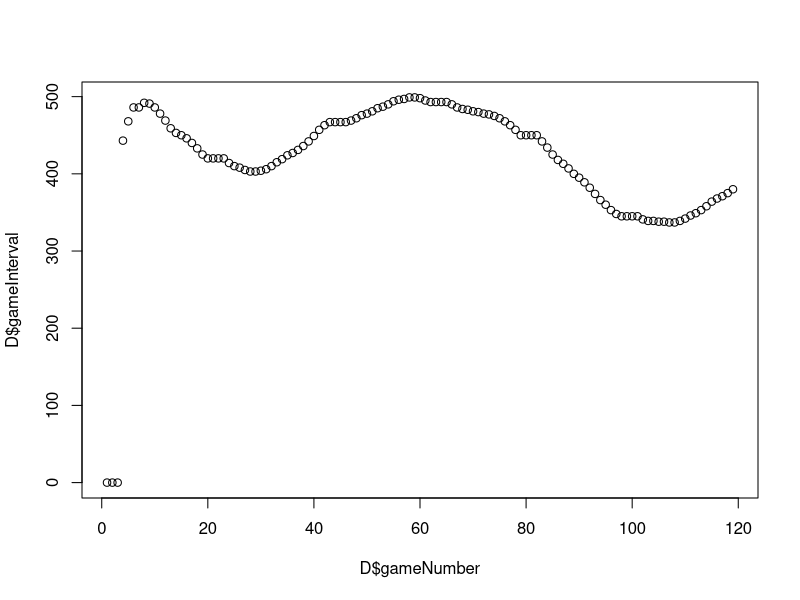
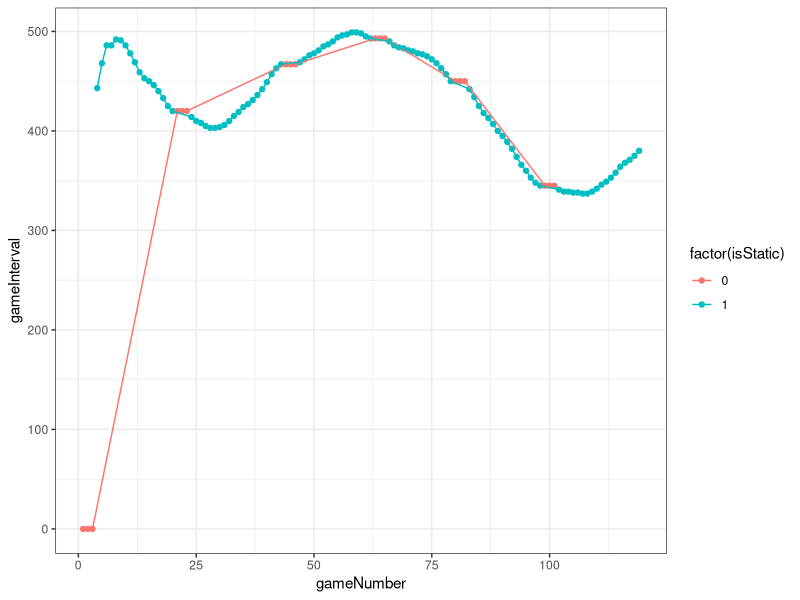
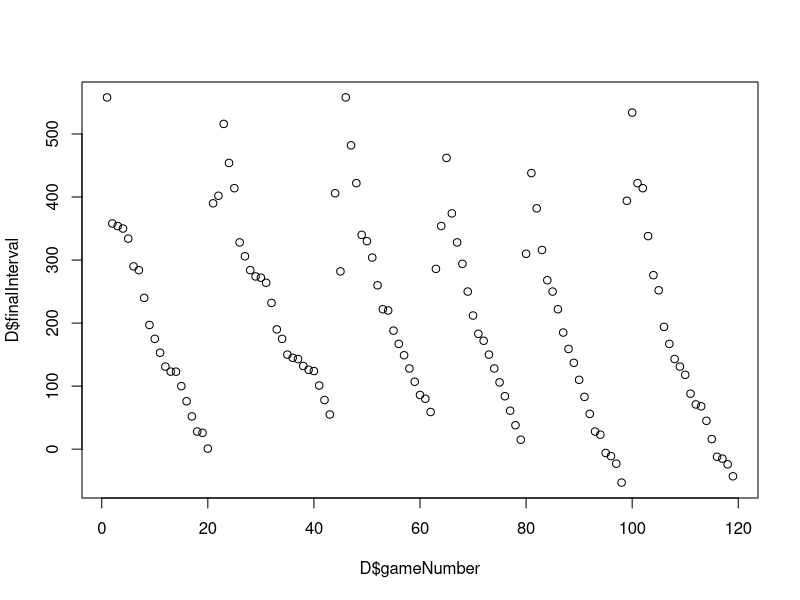
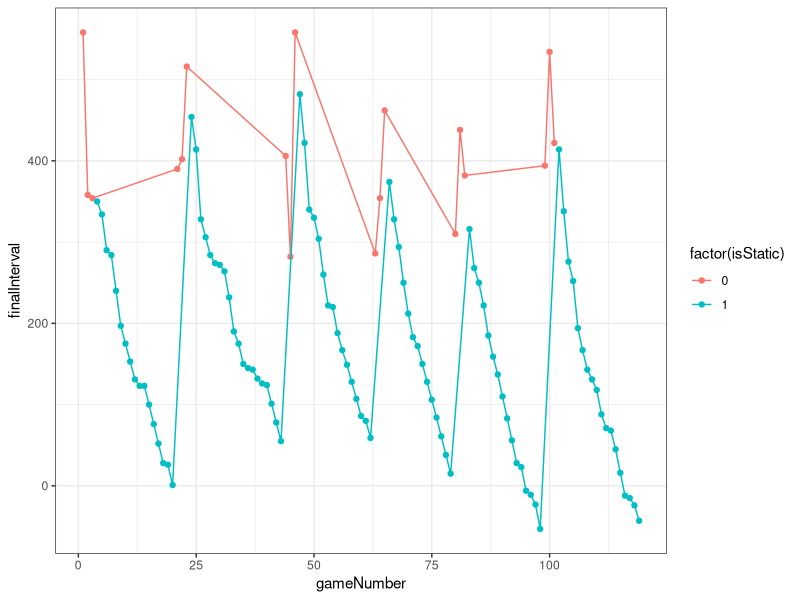
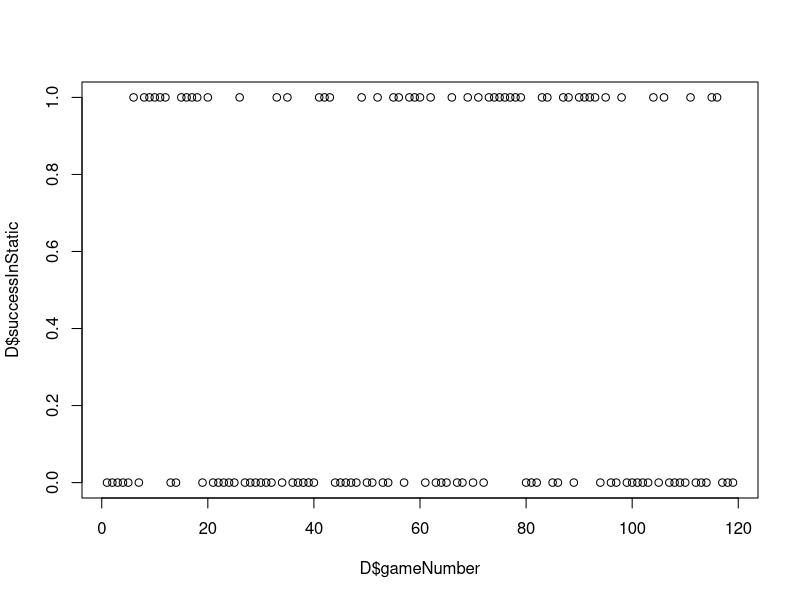
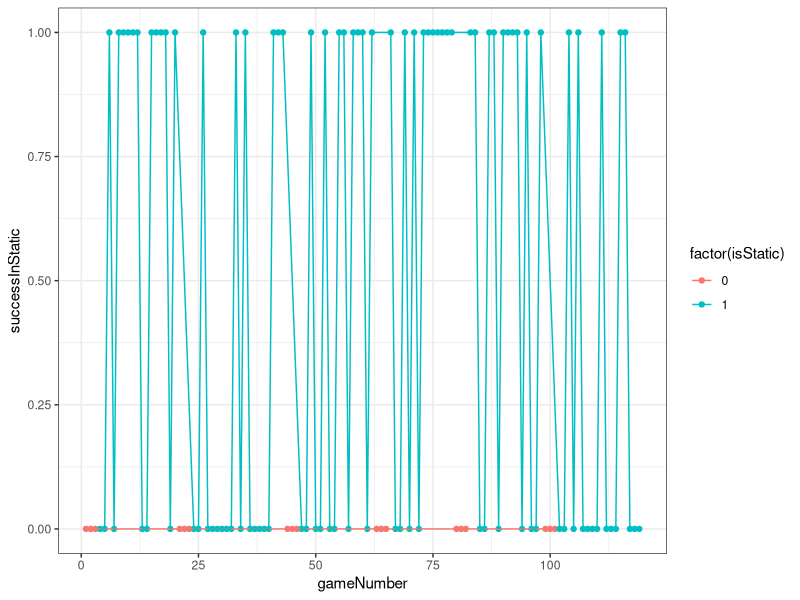
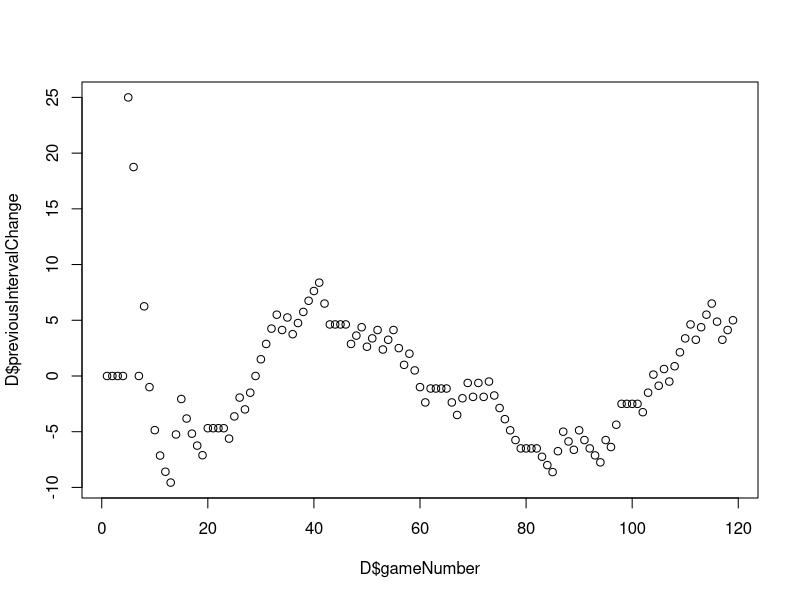
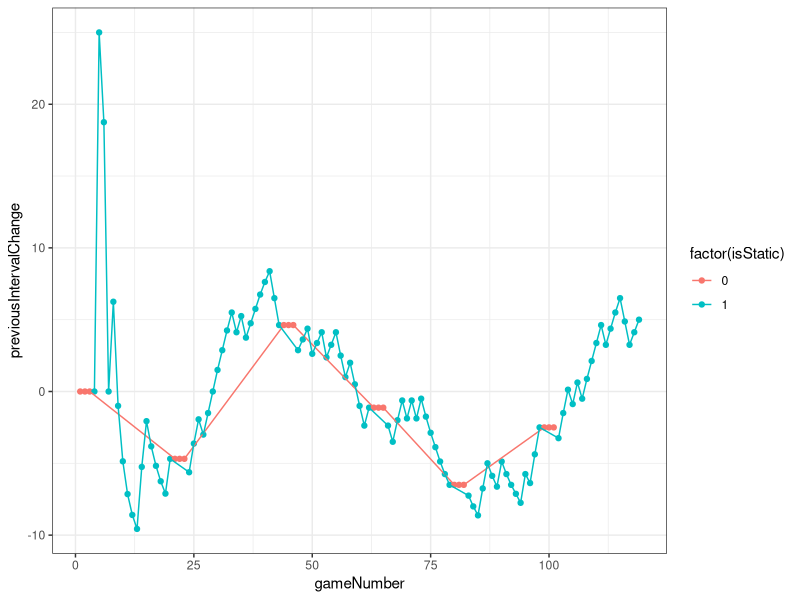

R code for these plots, in order:


library(ggplot2)
library(psych)

D <- read.table('data/Pilot-IA_data.txt', sep=',', header=T)

describeBy(D, group = D$isStatic)

plot(D$gameNumber, D$gameInterval)

ggplot(D, aes(x=gameNumber, y=gameInterval, colour=factor(isStatic))) +
  geom_point() + 
  geom_line() +
  theme_bw() 
  # + facet_grid(. ~ isStatic)

plot(D$gameNumber, D$finalInterval)

ggplot(D, aes(gameNumber, y=finalInterval, colour=factor(isStatic))) +
  geom_point() + 
  geom_line() +
  theme_bw() 
# + facet_grid(. ~ isStatic)

plot(D$gameNumber, D$successInStatic)

ggplot(D, aes(gameNumber, y=successInStatic, colour=factor(isStatic))) +
  geom_point() + 
  geom_line() +
  theme_bw() 
# + facet_grid(. ~ isStatic)

plot(D$gameNumber, D$previousIntervalChange)

ggplot(D, aes(gameNumber, y=previousIntervalChange, colour=factor(isStatic))) +
  geom_point() + 
  geom_line() +
  theme_bw() 
# + facet_grid(. ~ isStatic)

